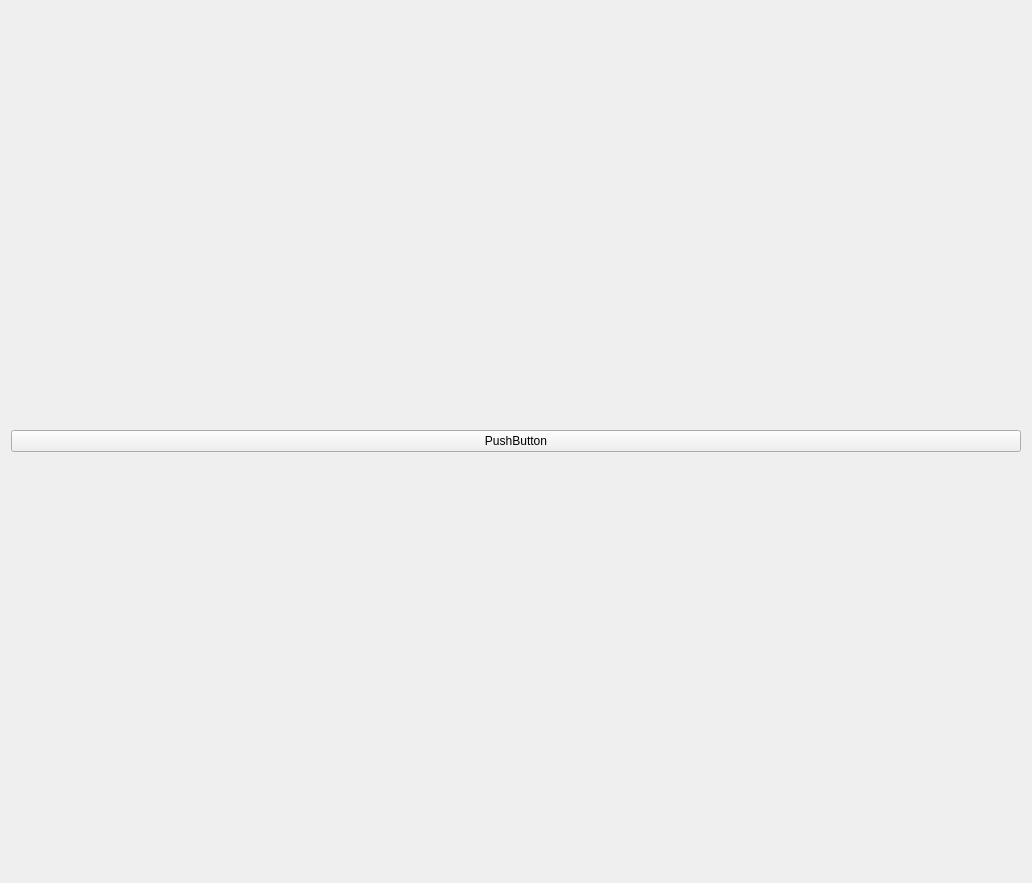
<?xml version="1.0" encoding="UTF-8"?>
<ui version="4.0">
 <class>Form</class>
 <widget class="QWidget" name="Form">
  <property name="geometry">
   <rect>
    <x>0</x>
    <y>0</y>
    <width>1032</width>
    <height>883</height>
   </rect>
  </property>
  <property name="windowTitle">
   <string>Form</string>
  </property>
  <layout class="QGridLayout" name="gridLayout_3" columnstretch="4,1">
   <item row="0" column="0">
    <layout class="QGridLayout" name="imageShowLayout"/>
   </item>
   <item row="0" column="1">
    <layout class="QGridLayout" name="gridLayout_2">
     <item row="0" column="0">
      <widget class="QPushButton" name="pushButton">
       <property name="text">
        <string>PushButton</string>
       </property>
      </widget>
     </item>
    </layout>
   </item>
  </layout>
 </widget>
 <resources/>
 <connections/>
</ui>
